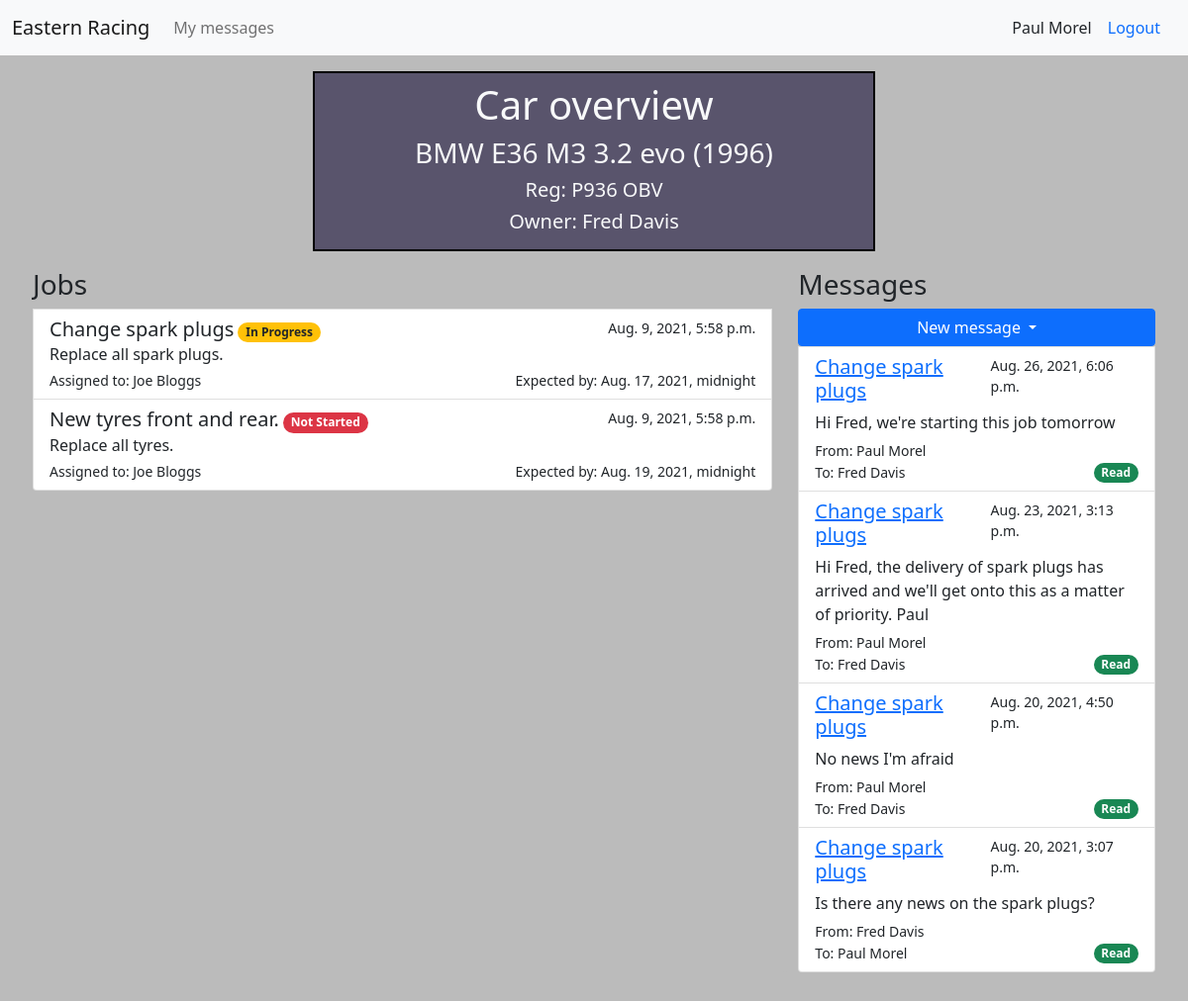
The app's page /3/ (signed in), older data.
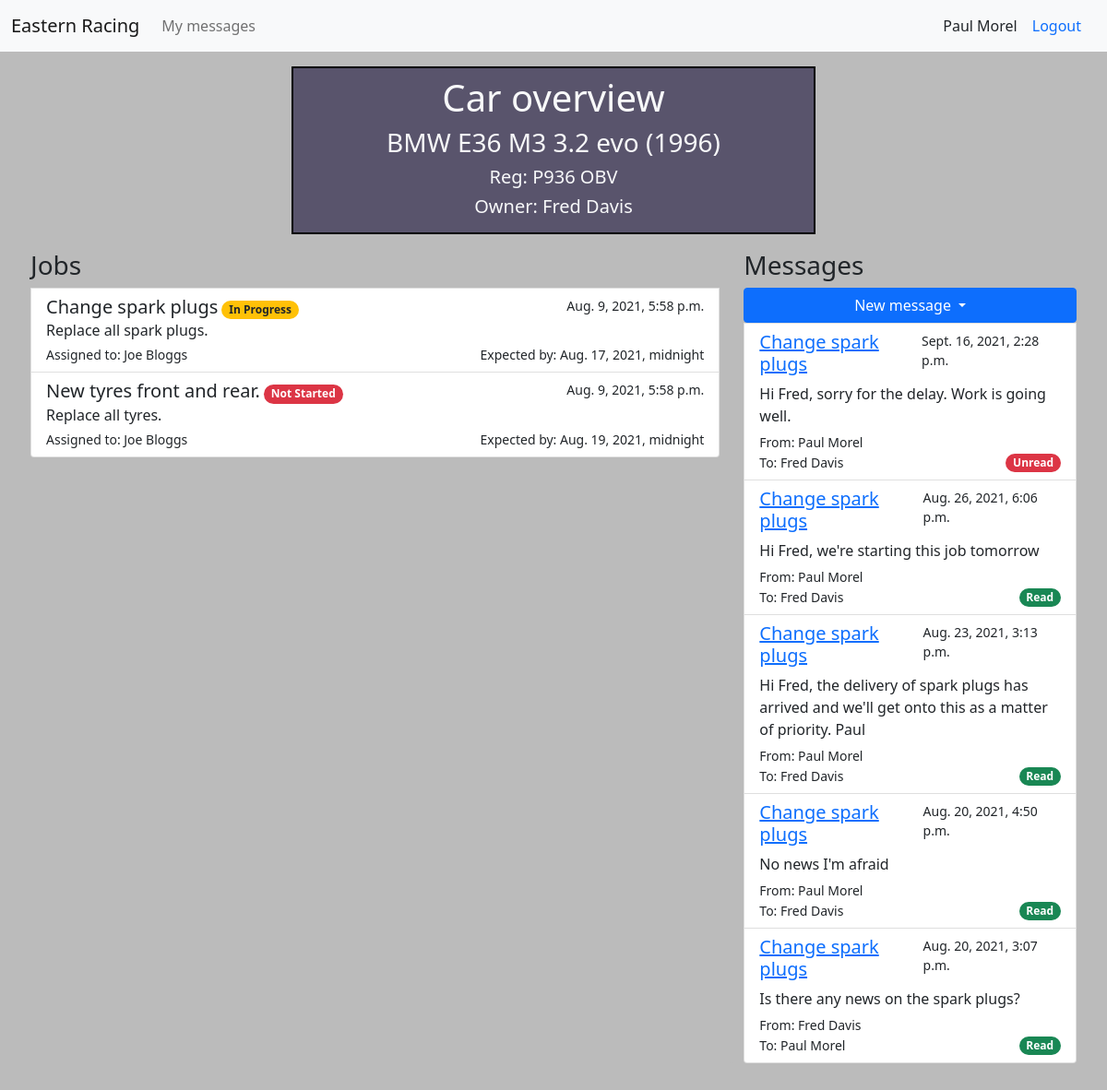
The same page, newer data.
### accounts/models.py (models this page shows)
class User(AbstractUser):
    pass
    def __str__(self):
        return f"{self.first_name} {self.last_name}"

class Customer(models.Model):
    user = models.OneToOneField(User, on_delete=models.CASCADE)
    def __str__(self):
        return f"{self.user.first_name} {self.user.last_name}"

class Employee(models.Model):
    user = models.OneToOneField(User, on_delete=models.CASCADE)
    hourly_rate = models.DecimalField(max_digits=10, decimal_places=2)
    def __str__(self):
        return f"{self.user.first_name} {self.user.last_name}"

### cars/models.py (models this page shows, shortened)
class Car(models.Model):
    model_name = models.CharField(max_length=200)
    year = models.IntegerField()
    reg = models.CharField(max_length=10)
    owner = models.ForeignKey(Customer, on_delete=models.PROTECT)
    notes = models.TextField()

class Job(models.Model):
    title = models.CharField(max_length=300)
    description = models.TextField()
    car = models.ForeignKey(Car, on_delete=models.PROTECT)
    employee = models.ForeignKey(Employee, on_delete=models.PROTECT, related_name='assigned_job')
    manager = models.ForeignKey(Manager, on_delete=models.PROTECT, related_name='supervised_job')
    in_progress = models.BooleanField(default=False)
    complete = models.BooleanField(default=False)
    paid = models.BooleanField(default=False)
    estimated_time = models.DurationField(default=timedelta())
    created = models.DateTimeField(auto_now_add=True)
    updated = models.DateTimeField(auto_now=True)
    expected_complete = models.DateTimeField(blank=True)
    invoiced = models.BooleanField(default=False)
    def __str__(self):
        return self.title

class Message(models.Model):
    sender = models.ForeignKey(User, on_delete=models.PROTECT, related_name='message_sender')
    recipient = models.ForeignKey(User, on_delete=models.PROTECT, related_name='message_recipient')
    car = models.ForeignKey(Car, on_delete=models.PROTECT, null=True, blank=True)
    job = models.ForeignKey(Job, on_delete=models.PROTECT, null=True, blank=True)
    subject = models.CharField(max_length=200)
    body = models.TextField()
    unread = models.BooleanField(default=True)
    created = models.DateTimeField(auto_now_add=True)

### cars/views.py (the view, shortened to what this page needs)
# urls.py: path('<str:pk>/', views.car_overview, name='car-overview'),
@login_required
def car_overview(request, pk):
    context = {}
    car = get_object_or_404(Car, id=pk)
    context['car'] = car
    context['jobs'] = car.job_set.all()
    if request.session['role'] == 'Customer':
        context['message_form'] = MessageForm(initial={'car': car, 'sender': request.user, 'recipient': Manager.objects.get(id=1).user})
        if request.user != car.owner.user:
            return redirect('cars:home')
    elif request.session['role'] == 'Manager':
        context['job_form'] = JobForm(initial={'car': car, 'manager': request.user.manager})
        context['message_form'] = MessageForm(initial={'car': car, 'sender': request.user, 'recipient': car.owner.user})
    elif request.session['role'] == 'Employee':
        context['message_form'] = MessageForm(initial={'car': car, 'sender': request.user, 'recipient': car.owner.user})
    context['message_list'] = car.message_set.all().order_by('-created')
    return render(request, 'cars/car_overview.html', context)

### car_mgmt/context_processors.py (called while the page is built)
def report_form(request):
    report_form = MessageForm(initial={'sender': request.user, 'recipient': Manager.objects.get(id=1).user})
    return {'report_form': report_form}

def login_form(request):
    login_form = AuthenticationForm()
    return {'login_form': login_form}

### cars/templates/cars/car_overview.html (shortened to what this page needs)
{% extends 'cars/base.html' %}
{% load crispy_forms_tags %}
{% block content %}
<div class="car_details col-md-6 mx-auto text-center p-2 bg-cars text-light">
  <h1>Car overview</h1>
  <h3>{{ car.model_name }} ({{ car.year }})</h3>
  <h5>Reg: {{ car.reg }}</h5>
  <h5>Owner: {{ car.owner }}<h5>
</div>
<div class="row">
  <div class="list-group col-xs-12 col-md-8 mt-3 car_specifics">
    <h3>Jobs</h3>
    {% for job in car.job_set.all %}
    <a href="{% url 'cars:job-details' job.id %}" class="list-group-item list-group-item-action">
      <div class="d-flex w-100 justify-content-between">
        <div>
          <h5 class="mb-1 d-inline">{{ job.title }}</h5>
          {% if job.complete %}
          <span class="badge rounded-pill bg-success">Complete</span>
            {% if job.paid %}
              <span class="badge rounded-pill bg-success">Paid</span>
            {% else %}
              <span class="badge rounded-pill bg-danger">Unpaid</span>
            {% endif %}
          {% elif job.in_progress %}
          <span class="badge rounded-pill bg-warning text-dark">In Progress</span>
          {% else %}
          <span class="badge rounded-pill bg-danger">Not Started</span>
          {% endif %}
        </div>
        <small>{{ job.created }}</small>
      </div>
      <p class="mb-1">{{ job.description|truncatewords:6 }}</p>
      <div class="d-flex w-100 justify-content-between">
        <small>Assigned to: {{ job.employee }}</small>
        <small>Expected by: {{ job.expected_complete }}</small>
      </div>
    </a>
    {% endfor %}
  </div>
    <div class="list-group col-xs-12 col-md-4 mt-3 car_specifics">
      <h3>Messages</h3>
      <div class="btn-group">
        <button type="button" class="btn btn-primary dropdown-toggle" data-bs-toggle="dropdown" aria-expanded="false">
          New message
        </button>
      </div>
      {% for message in message_list %}
      <div class="list-group-item list-group-item-action">
        <div class="d-flex w-100 justify-content-between">
          <div>
            {% if message.job %}
            <h5><a href="{% url 'cars:job-details' message.job.id %}" class="mb-1 d-inline">{{ message.job }}</a></h5>
            {% else %}
            <h5 class="mb-1 d-inline">{{ message.subject }}</h5>
            {% endif %}
          </div>
          <small>{{ message.created }}</small>
        </div>
        <p class="mb-1">{{ message.body }}</p>
          <small>From: {{ message.sender }}</small>
          <div class="d-flex w-100 justify-content-between align-items-center">
          <small>To: {{ message.recipient }}</small>
          {% if message.unread %}
            <span class="badge rounded-pill bg-danger">Unread</span>
          {% else %}
            <span class="badge rounded-pill bg-success">Read</span>
          {% endif %}
        </div>
      </div>
      {% endfor %}
  </div>
</div>
{% endblock content %}

### cars/templates/cars/base.html (shortened to what this page needs)
{% load static %}
{% load crispy_forms_tags %}
<!DOCTYPE html>
<html lang="en">
<head>
  <link href="https://cdn.jsdelivr.net/npm/bootstrap@5.0.2/dist/css/bootstrap.min.css" rel="stylesheet"
>
  <link rel="stylesheet" href="https://cdn.jsdelivr.net/npm/bootstrap-icons@1.5.0/font/bootstrap-icons.css">
  <link rel="stylesheet" type="text/css" href="{% static 'css/main.css' %}">
</head>
<body>
  <nav class="navbar navbar-expand-lg navbar-light bg-light">
    <div class="container-fluid">
      <a href="{% url 'cars:home' %}" class="navbar-brand">Eastern Racing</a>
      <div class="collapse navbar-collapse" id="navbarSupportedContent">
        {% if request.user.is_authenticated %}
        <ul class="navbar-nav me-auto mb-2 mb-lg-0">
          <li class="nav-item">
            <a href="{% url 'cars:message-list' %}" aria-current="page" class="nav-link">My messages
              </a>
          </li>
        </ul>
        {{ request.user.first_name }} {{ request.user.last_name }}
        <a class="nav-link" href="{% url 'accounts:logout' %}">Logout</a>
        {% else %}
        <button type="button" class="btn btn-login bg-parts text-light" data-bs-toggle="modal"
          data-bs-target="#loginModal">Login</button>
        {% endif %}
      </div>
    </div>
  </nav>
  <div id="content">
    {% block content %}
    {% endblock content %}
  </div>
</body>
</html>

### cars/static/css/main.css (style rules this page uses)
.car_details { border: 2px solid black; margin-top: 1rem; }
.car_specifics { padding-left: 0.75rem; }
body { background-color: #bbb; }
#content { margin: 0 2rem 2rem 2rem; overflow: hidden; }
.bg-cars { background-color: #59546C; }
.list-group { border: 1px solid #bbb; }
.list-group-item, .list-group-item:hover { z-index: auto; }

Row changes from the older to the newer data that the page shows:
added Message: job "Change spark plugs", created "Sept. 16, 2021, 2:28 p.m.", body "Hi Fred, sorry for the delay. Work is going well.", sender "Paul Morel", recipient "Fred Davis", unread "Unread"
